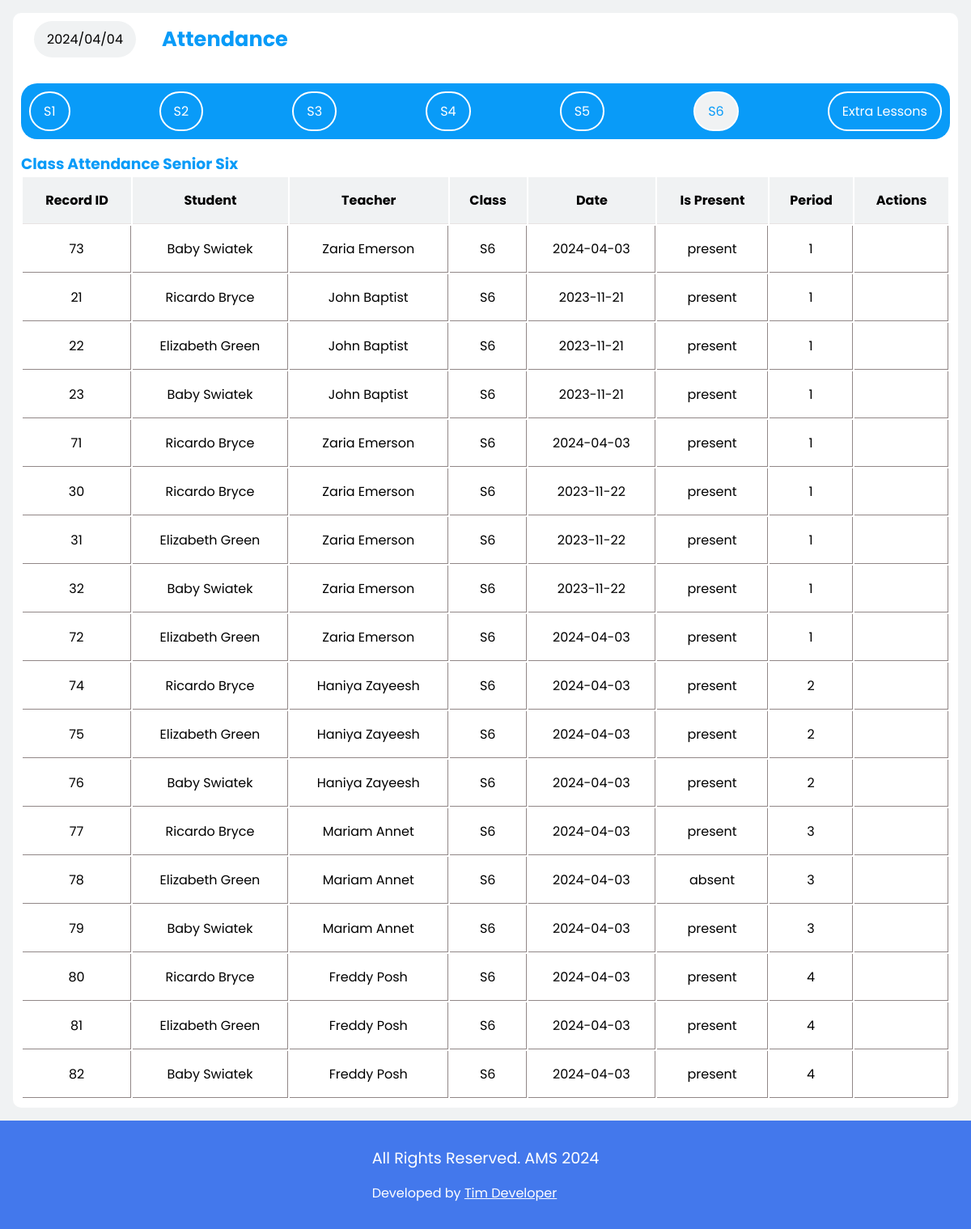
/admin_account/s6.php (signed in), run on the app's committed database.
### tables this page shows
CREATE TABLE IF NOT EXISTS `attendancerecords` (
  `RecordID` int NOT NULL AUTO_INCREMENT,
  `StudentID` int NOT NULL,
  `TeacherID` int NOT NULL,
  `SubjectID` int NOT NULL,
  `ClassID` int NOT NULL,
  `Date` date NOT NULL,
  `IsPresent` varchar(50) NOT NULL,
  `Period` int NOT NULL,
  PRIMARY KEY (`RecordID`)
);

CREATE TABLE IF NOT EXISTS `students` (
  `StudentID` int NOT NULL AUTO_INCREMENT,
  `image` varchar(200) NOT NULL,
  `FirstName` varchar(50) NOT NULL,
  `LastName` varchar(50) NOT NULL,
  `ClassID` int NOT NULL,
  `DateOfBirth` date NOT NULL,
  `Gender` varchar(7) NOT NULL,
  `Address` varchar(50) NOT NULL,
  `ContactNumber` varchar(15) DEFAULT NULL,
  `Email` varchar(50) DEFAULT NULL,
  `password` varchar(200) NOT NULL,
  `username` varchar(50) NOT NULL,
  PRIMARY KEY (`StudentID`)
);

CREATE TABLE IF NOT EXISTS `teachers` (
  `TeacherID` int NOT NULL AUTO_INCREMENT,
  `Image` varchar(200) NOT NULL,
  `Firstname` varchar(50) NOT NULL,
  `Lastname` varchar(50) NOT NULL,
  `ContactNumber` varchar(15) NOT NULL,
  `Email` varchar(50) NOT NULL,
  `SubjectID` int NOT NULL,
  `password` varchar(200) NOT NULL,
  `username` varchar(50) NOT NULL,
  PRIMARY KEY (`TeacherID`)
);

CREATE TABLE IF NOT EXISTS `classes` (
  `ClassID` int NOT NULL AUTO_INCREMENT,
  `ClassName` varchar(50) NOT NULL,
  `Year` int NOT NULL,
  `ClassTeacherID` int NOT NULL,
  PRIMARY KEY (`ClassID`)
);

### functions.php (called while the page is built, shortened)
<?php
include "connection.php";
function s6attendance()
{
    global $conn;
    $sql = "SELECT
    ar.*,
    s.FirstName,
    s.LastName,
    t.Firstname,
    t.Lastname,
    c.ClassName
    FROM `attendancerecords` as ar
    JOIN `students` AS s ON ar.StudentID = s.StudentID
    JOIN `teachers` AS t ON ar.TeacherID = t.TeacherID
    JOIN `classes` AS c on ar.ClassID = c.ClassID
    WHERE c.ClassID = 6";
    $result = mysqli_query($conn, $sql);
    $attendanceArray = [];
    if (mysqli_num_rows($result) > 0) {
        while ($row = mysqli_fetch_array($result)) {
            $attendanceArray[] = $row;
        }
        return $attendanceArray;
    } else {
        return false;
    }
}

### admin_account/s6.php (the view, shortened to what this page needs)
<?php
include "../connection.php";
include "../functions.php";
?>
<!DOCTYPE html>
<html lang="en">
<head>
    <link rel="stylesheet" href="../styles.css">
</head>
<body>
    <div class="view-activity">
        <div class="container">
            <div class="top">
                <div class="west">
                    <div class="date">
                        <?php echo date("Y/m/d") ?>
                    </div>
                    <h3 style="margin-left: 1rem; font-size: 1.6rem; color: var(--color-primary);">Attendance</h3>
                </div>
            </div>
            <nav class="viewATTadminTab">
                <a href="../admin_account/View-attendance.php">S1</a>
                <a href="../admin_account/s2.php">S2</a>
                <a href="../admin_account/s3.php">S3</a>
                <a href="../admin_account/s4.php">S4</a>
                <a href="../admin_account/s5.php">S5</a>
                <a class="active" href="../admin_account/s6.php">S6</a>
                <a href="../admin_account/extra.php">Extra Lessons</a>
            </nav>
            <section class="adminSection" id="s6">
                <h3 style="color: var(--color-primary);">Class Attendance Senior Six</h3>
                <?php
                if (s6attendance() == false) { ?>
                    <div class="empty">
                        <p>Attendance Has not been recorded for this class Yet</p>
                    </div>
                <?php } else {
                ?>
                    <table>
                        <tr>
                            <th>Record ID</th>
                            <th>Student</th>
                            <th>Teacher</th>
                            <th>Class</th>
                            <th>Date</th>
                            <th>Is Present</th>
                            <th>Period</th>
                            <th colspan="2">Actions</th>
                        </tr>
                        <?php
                        $attendance = s6attendance();
                        foreach ($attendance as $attend) :
                        ?>
                            <tr>
                                <td><?php echo $attend['RecordID'] ?></td>
                                <td><?php echo $attend['FirstName'] . ' ' . $attend['LastName'] ?></td>
                                <td><?php echo $attend['Firstname'] . ' ' . $attend['Lastname'] ?></td>
                                <td><?php echo $attend['ClassName'] ?></td>
                                <td><?php echo $attend['Date'] ?></td>
                                <td><?php echo $attend['IsPresent'] ?></td>
                                <td><?php echo $attend['Period'] ?></td>
                                <td>
                                    <form method="post" onsubmit="return confirm('Are you sure you want to delete this record?');">
                                    </form>
                                </td>
                            </tr>
                        <?php endforeach; ?>
                    </table>
                <?php
                }
                ?>
            </section>
        </div>
    </div>
    <?php include "../footer.php"; ?>
</body>
</html>

### styles.css (style rules this page uses)
* { margin: 0; border: 0; padding: 0; box-sizing: border-box; font-family: 'Poppins', sans-serif; }
a { text-decoration: none; }
:root { --box-shadow: 0 10px 1rem rgba(205, 231, 238, 0.5); --color-bg: #4378ec; --background: #f0f2f3; --color-white: #ffffff; --color-primary: #099BF8; --color-text-muted: #9e9292; --color-bg-secondary: #779be9; --pending-cards-bg: #d2dffc; --darker-tint_1: #5E3494; }
.student_acc #home .container .att_td td, th { text-align: center; padding: 1rem; border-bottom: 1px solid rgb(231, 226, 226); }
.container { width: 85%; border-radius: 10px; background-color: var(--color-white); padding: 10px; }
.view-activity { padding: 1rem; display: flex; width: 100%; gap: 1rem; justify-content: space-between; background-color: var(--background); overflow: hidden; position: relative; }
.view-activity .container { background-color: var(--color-white); border-radius: 10px; padding: 10px; width: 100%; }
.view-activity .container .top { width: 100%; display: flex; justify-content: space-between; align-items: center; }
.view-activity .container .top .west { gap: 1rem; display: flex; align-items: center; }
.view-activity .container .top .west .date { border-radius: 50px; background-color: #f0f2f3; padding: 10px 1rem; }
.viewATTadminTab { width: 100%; background-color: var(--color-primary); border-radius: 20px; padding: 10px; display: flex; justify-content: space-between; align-items: center; margin-top: 2rem; }
.viewATTadminTab a { border: 2px solid var(--color-white); background: none; padding: 10px 1rem; border-radius: 50px; color: var(--color-white); transition: all 0.3s ease; }
.viewATTadminTab a.active { background-color: var(--background); color: var(--color-primary); }
.adminSection { width: 100%; margin-top: 1rem; }
.adminSection table { width: 100%; }
.adminSection table tr th { background-color: var(--background); padding: 1rem; }
.adminSection table tr td { border-right: 1px solid rgb(145, 135, 135); border-bottom: 1px solid rgb(145, 135, 135); text-align: center; padding: 1rem; }

### data on the page
attendancerecords: RecordID "73", StudentID.FirstName "Baby", StudentID.LastName "Swiatek", TeacherID.Firstname "Zaria", TeacherID.Lastname "Emerson", ClassID.ClassName "S6", Date "2024-04-03", IsPresent "present", Period "1"
attendancerecords: RecordID "21", StudentID.FirstName "Ricardo", StudentID.LastName "Bryce", TeacherID.Firstname "John", TeacherID.Lastname "Baptist", ClassID.ClassName "S6", Date "2023-11-21", IsPresent "present", Period "1"
attendancerecords: RecordID "22", StudentID.FirstName "Elizabeth", StudentID.LastName "Green", TeacherID.Firstname "John", TeacherID.Lastname "Baptist", ClassID.ClassName "S6", Date "2023-11-21", IsPresent "present", Period "1"
attendancerecords: RecordID "23", StudentID.FirstName "Baby", StudentID.LastName "Swiatek", TeacherID.Firstname "John", TeacherID.Lastname "Baptist", ClassID.ClassName "S6", Date "2023-11-21", IsPresent "present", Period "1"
attendancerecords: RecordID "71", StudentID.FirstName "Ricardo", StudentID.LastName "Bryce", TeacherID.Firstname "Zaria", TeacherID.Lastname "Emerson", ClassID.ClassName "S6", Date "2024-04-03", IsPresent "present", Period "1"
attendancerecords: RecordID "30", StudentID.FirstName "Ricardo", StudentID.LastName "Bryce", TeacherID.Firstname "Zaria", TeacherID.Lastname "Emerson", ClassID.ClassName "S6", Date "2023-11-22", IsPresent "present", Period "1"
attendancerecords: RecordID "31", StudentID.FirstName "Elizabeth", StudentID.LastName "Green", TeacherID.Firstname "Zaria", TeacherID.Lastname "Emerson", ClassID.ClassName "S6", Date "2023-11-22", IsPresent "present", Period "1"
attendancerecords: RecordID "32", StudentID.FirstName "Baby", StudentID.LastName "Swiatek", TeacherID.Firstname "Zaria", TeacherID.Lastname "Emerson", ClassID.ClassName "S6", Date "2023-11-22", IsPresent "present", Period "1"
attendancerecords: RecordID "72", StudentID.FirstName "Elizabeth", StudentID.LastName "Green", TeacherID.Firstname "Zaria", TeacherID.Lastname "Emerson", ClassID.ClassName "S6", Date "2024-04-03", IsPresent "present", Period "1"
attendancerecords: RecordID "74", StudentID.FirstName "Ricardo", StudentID.LastName "Bryce", TeacherID.Firstname "Haniya", TeacherID.Lastname "Zayeesh", ClassID.ClassName "S6", Date "2024-04-03", IsPresent "present", Period "2"
attendancerecords: RecordID "75", StudentID.FirstName "Elizabeth", StudentID.LastName "Green", TeacherID.Firstname "Haniya", TeacherID.Lastname "Zayeesh", ClassID.ClassName "S6", Date "2024-04-03", IsPresent "present", Period "2"
attendancerecords: RecordID "76", StudentID.FirstName "Baby", StudentID.LastName "Swiatek", TeacherID.Firstname "Haniya", TeacherID.Lastname "Zayeesh", ClassID.ClassName "S6", Date "2024-04-03", IsPresent "present", Period "2"
attendancerecords: RecordID "77", StudentID.FirstName "Ricardo", StudentID.LastName "Bryce", TeacherID.Firstname "Mariam", TeacherID.Lastname "Annet", ClassID.ClassName "S6", Date "2024-04-03", IsPresent "present", Period "3"
attendancerecords: RecordID "78", StudentID.FirstName "Elizabeth", StudentID.LastName "Green", TeacherID.Firstname "Mariam", TeacherID.Lastname "Annet", ClassID.ClassName "S6", Date "2024-04-03", IsPresent "absent", Period "3"
attendancerecords: RecordID "79", StudentID.FirstName "Baby", StudentID.LastName "Swiatek", TeacherID.Firstname "Mariam", TeacherID.Lastname "Annet", ClassID.ClassName "S6", Date "2024-04-03", IsPresent "present", Period "3"
attendancerecords: RecordID "80", StudentID.FirstName "Ricardo", StudentID.LastName "Bryce", TeacherID.Firstname "Freddy", TeacherID.Lastname "Posh", ClassID.ClassName "S6", Date "2024-04-03", IsPresent "present", Period "4"
attendancerecords: RecordID "81", StudentID.FirstName "Elizabeth", StudentID.LastName "Green", TeacherID.Firstname "Freddy", TeacherID.Lastname "Posh", ClassID.ClassName "S6", Date "2024-04-03", IsPresent "present", Period "4"
attendancerecords: RecordID "82", StudentID.FirstName "Baby", StudentID.LastName "Swiatek", TeacherID.Firstname "Freddy", TeacherID.Lastname "Posh", ClassID.ClassName "S6", Date "2024-04-03", IsPresent "present", Period "4"
